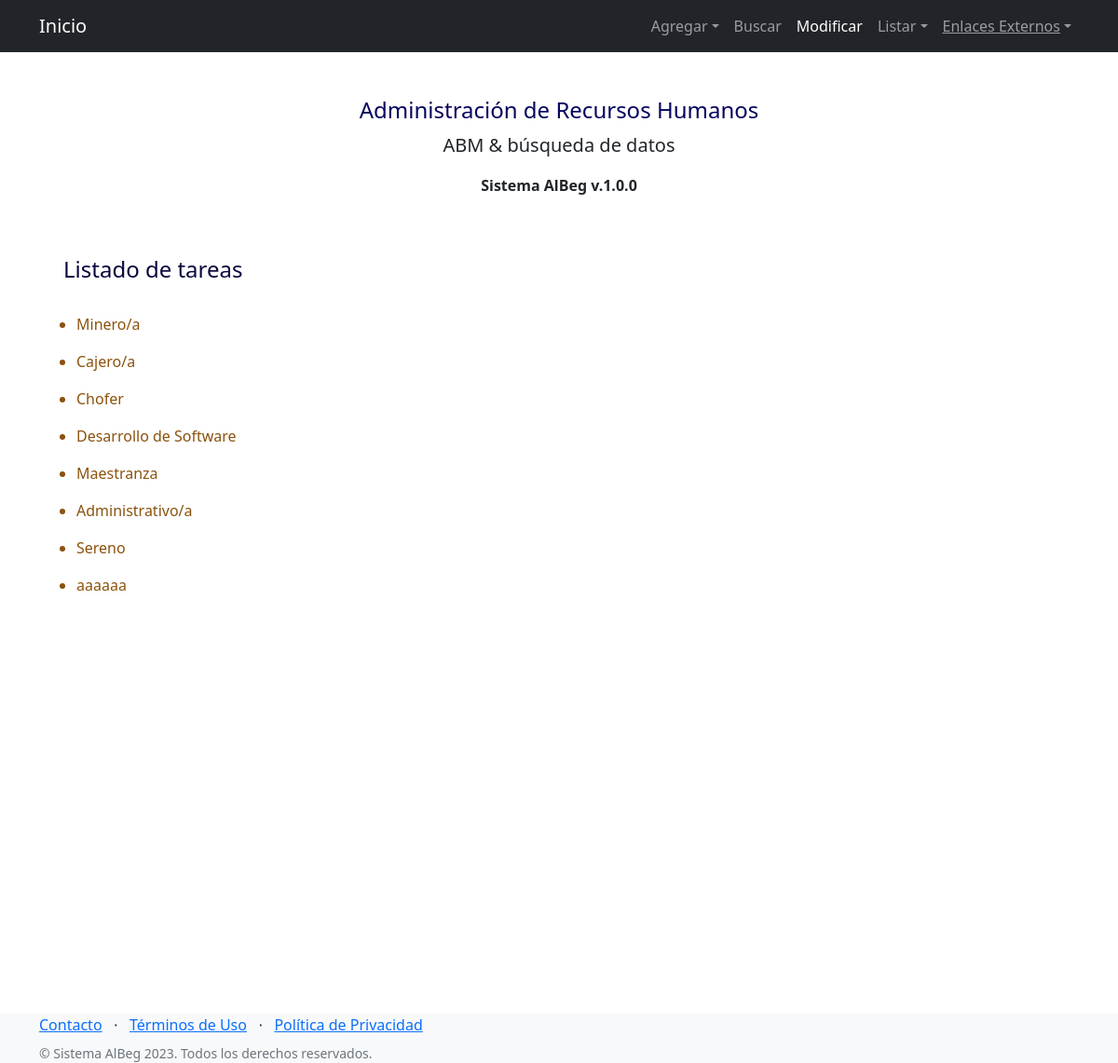
Screenshot of /AppRRHH/listaTareas/ with the database file from the repository.
### AppRRHH/models.py (models this page shows, shortened)
class Tarea(models.Model):
    tarea = models.CharField(max_length=40)

### AppRRHH/views.py (the view)
# urls.py: path('listaTareas/',listaTareas, name="Tareas"),
def listaTareas(request):
    listaTareas=Tarea.objects.all()
    return render(request, "listaTareas.html", {"listaTareas":listaTareas})

### AppRRHH/templates/listaTareas.html
{% extends 'padre.html' %}
{% block contenidoQueCambia %}
    <br>
    <div class="titulo_listas">
    <h4> Listado de tareas </h4>
    <br>
   </div>
    <div class="listas">
     {% for tar in listaTareas %}
        <ul >
            <li > {{tar.tarea}} </li>
        </ul>
    {% endfor %}
    </div>
{% endblock contenidoQueCambia %}

### AppRRHH/static/css/misEstilos.css (style rules this page uses)
.titulo_listas { color:rgb(7, 6, 60); text-align: left; padding-left: 68px; }
.listas { color:rgb(138, 82, 13); text-align: left; padding-left: 50px; }

### rows the page displays
Tarea: tarea "Minero/a"
Tarea: tarea "Cajero/a"
Tarea: tarea "Chofer"
Tarea: tarea "Desarrollo de Software"
Tarea: tarea "Maestranza"
Tarea: tarea "Administrativo/a"
Tarea: tarea "Sereno"
Tarea: tarea "aaaaaa"
